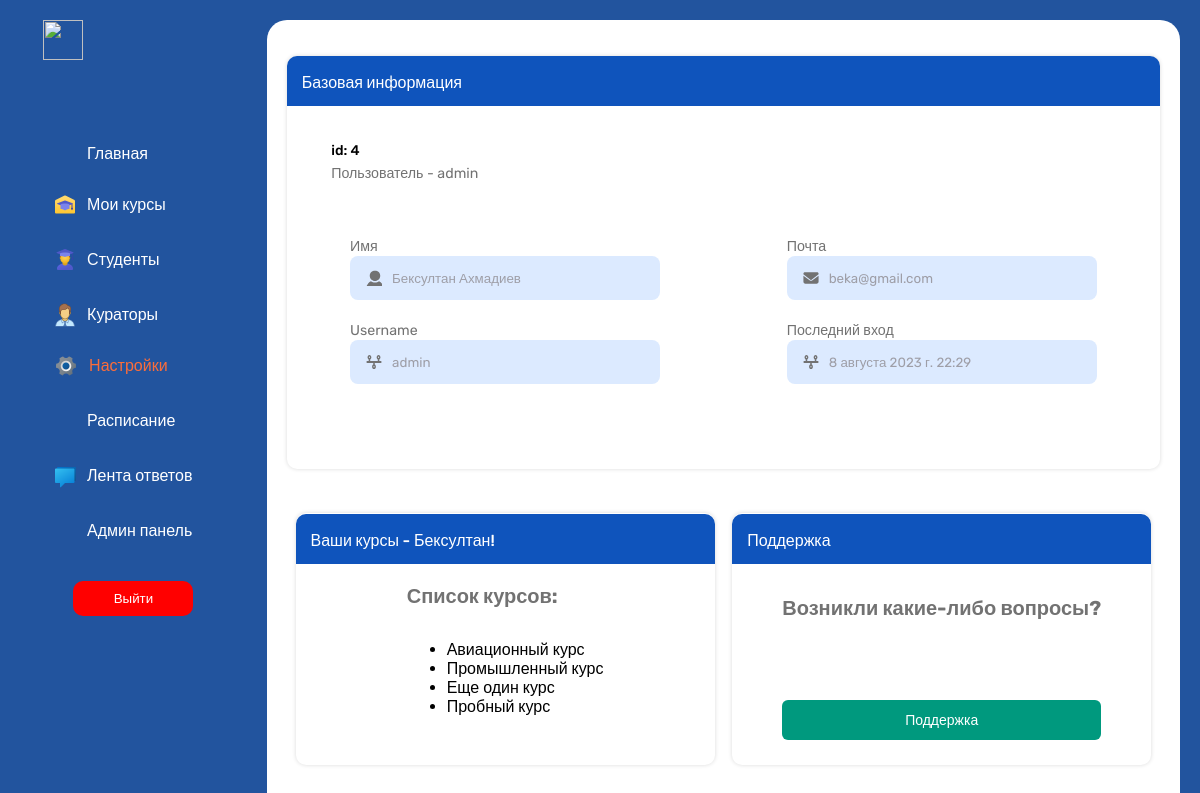
The app's page /users/student/profile/ (signed in), older data.
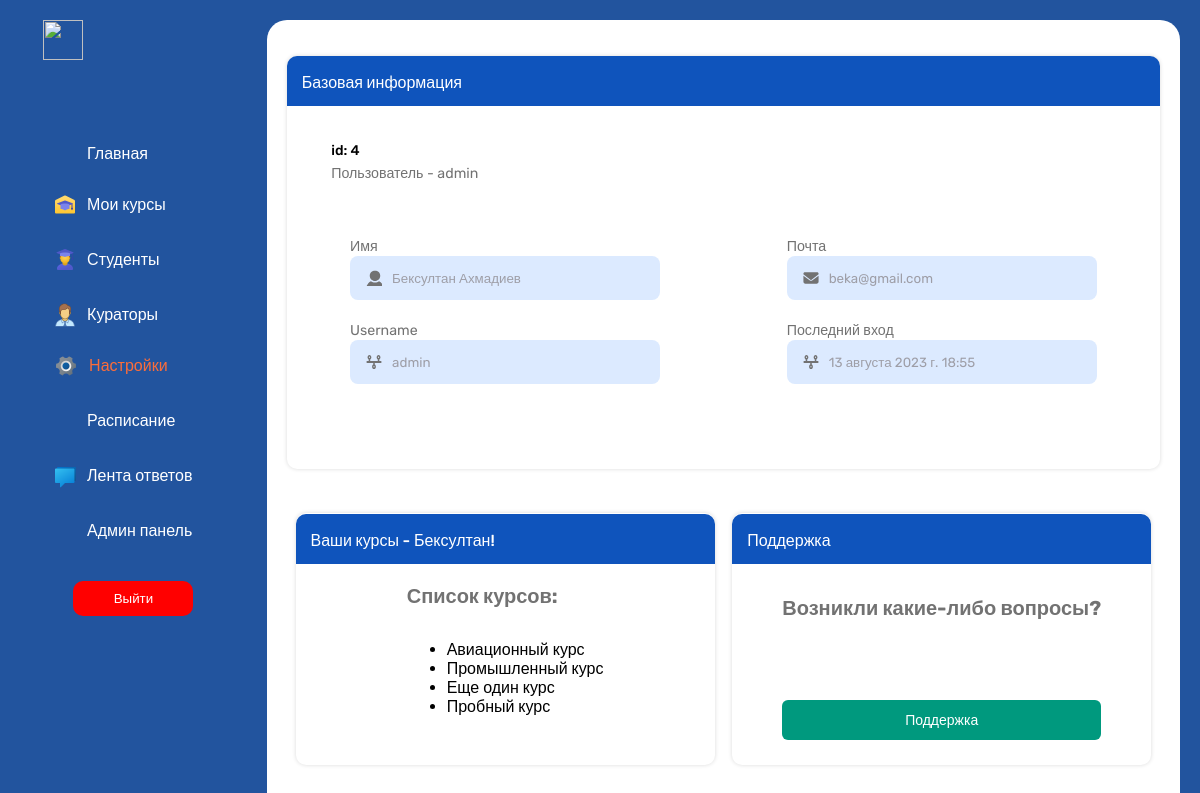
The same page, newer data.
### users/models.py (models this page shows, shortened)
class User(AbstractUser):
    ROLE_CHOICES = (
        ('student', 'Студент'),
        ('curator', 'Куратор'),
        ('admin', 'Администратор'),
    )
    image = models.ImageField(upload_to='users_images', null=True, blank=True)
    role = models.CharField(max_length=10, choices=ROLE_CHOICES, default='student')
    stream = models.ForeignKey('Stream', on_delete=models.SET_NULL, null=True, blank=True)

### profiles/views.py (the view)
# urls.py: path('', Profile.as_view(), name='profile'),
class Profile(View):
    def get(self, request):
        authenticated_user = request.user
        courses = Course.objects.all()
        context = {
            'authenticated_user': authenticated_user,
            'courses': courses
        }
        if authenticated_user.role == 'student':
            courses = Course.objects.filter(students=authenticated_user)
            return render(request, 'users/student/profileSettings.html', {'context': context, 'courses': courses})
        elif authenticated_user.role == 'curator':
            courses = Course.objects.filter(curators=authenticated_user)
            return render(request, 'users/curator/profileSettingsAdmin.html', {'context': context, 'courses': courses})
        elif authenticated_user.role == 'admin':
            courses = Course.objects.all()
            return render(request, 'users/admin/profileSettingsAdmin.html', {'context': context, 'courses': courses})
        else:
            return render(request, 'users/404.html')

### users/templates/users/admin/profileSettingsAdmin.html (shortened to what this page needs)
{% extends 'users/admin/base.html' %}
{% load static %}
  {% block css %}<link rel="stylesheet" href="{% static 'admin/css/profileSettingsAdmin.css' %}">{% endblock %}
      {% block content %}
          <div class="content">
        <div style="padding-bottom: 85px;" class="profile m-r">
          <div class="profile_header">
            <h3>Базовая информация</h3>
          </div>
          <div class="profile-img">
            <div class="profileText">
              <h3>id: {{ user.id }}</h3>
              <p>Пользователь - {{ user.role }}</p>
            </div>
          </div>
          <div class="profileInfo">
            <div class="profile_info_div">
              <form class="profile-form" action="">
                  <div class="inputsDiv">
                    <label for="">Имя</label>
                    <div class="group">
                      <input placeholder="{{ user.first_name }} {{ user.last_name }}" type="text" class="input">
                    </div>
                  </div>
                  <div class="inputsDiv">
                    <label for="">Почта</label>
                    <div class="group">
                      <input placeholder="{{ user.email }}" type="email" class="input">
                    </div>
                  </div>
                  <div class="inputsDiv">
                    <label for="">Username</label>
                    <div class="group">
                      <input placeholder="{{ user.username }}" type="text" class="input">
                    </div>
                  </div>
                  <div class="inputsDiv">
                    <label for="">Последний вход</label>
                    <div class="group">
                      <input placeholder="{{ user.last_login }}" type="text" class="input">
                    </div>
                  </div>
              </form>
            </div>
          </div>
        </div>
        <div class="security-support">
        <div class="profile security">
          <div class="profile-header ">
            <h3>Ваши курсы - {{ user.first_name }}!</h3>
          </div>
          <div class="profileInfo">
              <form class="d-g" action="">
                  <h2>Список курсов:</h2>
                    <ul>
                      {% for course in courses %}
                        <li>{{ course.title }}</li>
                      {% empty %}
                        <li>Студент не участвует в курсах</li>
                      {% endfor %}
                    </ul>
                </form>
      </div>
      </div>
      <div class="profile security">
        <div class="profile-header">
          <h3>Поддержка</h3>
        </div>
        <div class="profileInfo">
            <form class="d-g" action="">
                <h2>Возникли какие-либо вопросы?</h2>
                <button class="button-support">Поддержка</button>
        </form>
    </div>
    </div>
      </div>
    </div>
      {% endblock %}

Row changes from the older to the newer data that the page shows:
changed User "Бексултан": last_login "8 августа 2023 г. 22:29" → "13 августа 2023 г. 18:55"
